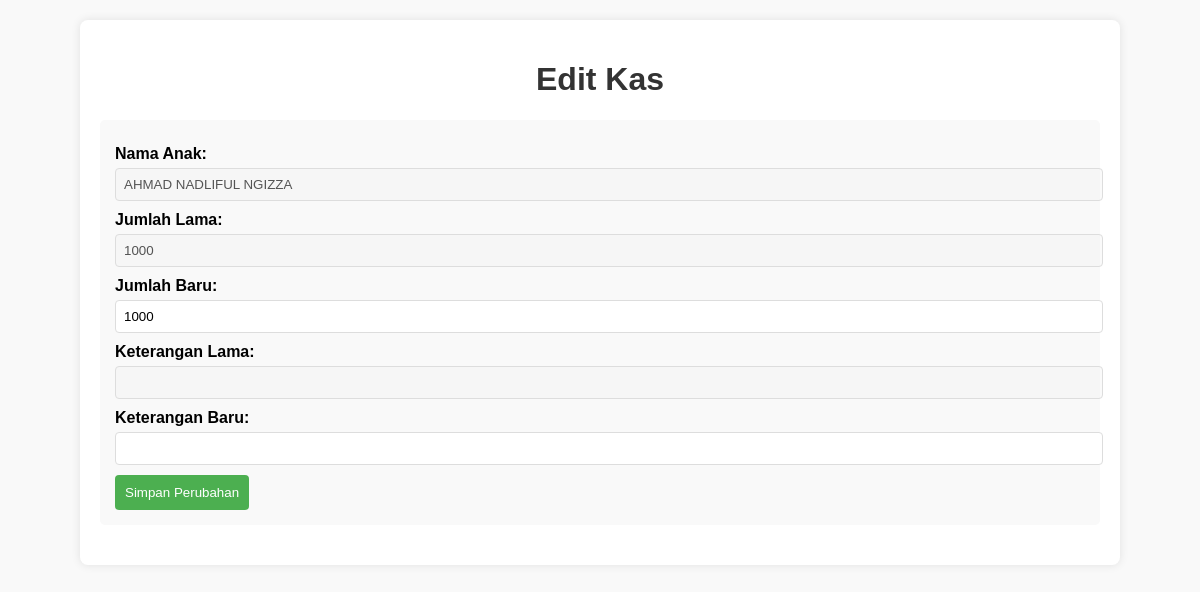
The app's page /edit.php?id=50 with its own data.
### tables this page shows
CREATE TABLE `kas` (
  `id` int(11) NOT NULL,
  `nama` varchar(100) NOT NULL,
  `jumlah` int(11) NOT NULL,
  `tanggal` datetime DEFAULT current_timestamp(),
  `anak_id` int(11) DEFAULT NULL,
  `keterangan` varchar(255) DEFAULT NULL
);

CREATE TABLE `anak` (
  `id` int(11) NOT NULL,
  `nama` varchar(100) NOT NULL,
  `sudah_bayar` tinyint(1) DEFAULT 0,
  `tanggal_bayar` date DEFAULT NULL,
  `tanggal_daftar` datetime DEFAULT current_timestamp()
);

### edit.php (the view, shortened to what this page needs)
<?php
include 'koneksi.php';
$id = $_GET['id'];
if ($_SERVER['REQUEST_METHOD'] == 'POST') {
    $jumlah_baru = $_POST['jumlah_baru'];
    $keterangan_baru = $_POST['keterangan_baru'];
    if (empty($jumlah_baru)) {
        echo "<script>alert('Jumlah tidak boleh kosong!'); window.history.back();</script>";
    } else {
        $stmt = $conn->prepare("UPDATE kas SET jumlah = ?, keterangan = ? WHERE id = ?");
        $stmt->bind_param("isi", $jumlah_baru, $keterangan_baru, $id);
        if ($stmt->execute()) {
            echo "<script>alert('Data kas berhasil diubah!'); window.location='index.php';</script>";
        } else {
            echo "<script>alert('Gagal mengubah data: " . $conn->error . "'); window.history.back();</script>";
        }
        $stmt->close();
    }
} else {
    $check_kolom_keterangan = $conn->query("SHOW COLUMNS FROM kas LIKE 'keterangan'");
    $kolom_keterangan_exists = $check_kolom_keterangan->num_rows > 0;
    if($kolom_keterangan_exists) {
        $query = "SELECT k.jumlah, k.keterangan, a.nama FROM kas k JOIN anak a ON k.anak_id = a.id WHERE k.id = ?";
    } else {
        $query = "SELECT k.jumlah, k.nama as keterangan, a.nama FROM kas k JOIN anak a ON k.anak_id = a.id WHERE k.id = ?";
    }
    $stmt = $conn->prepare($query);
    $stmt->bind_param("i", $id);
    $stmt->execute();
    $result = $stmt->get_result();
    if ($result && $row = $result->fetch_assoc()) {
        $jumlah_lama = $row['jumlah'];
        $keterangan_lama = $row['keterangan'];
        $nama_anak = $row['nama'];
    } else {
        echo "<script>alert('Data tidak ditemukan: " . $conn->error . "'); window.location='index.php';</script>";
        exit;
    }
}
?>
<!DOCTYPE html>
<html lang="id">
<head>
    <link rel="stylesheet" href="assets/style.css?v=1.1">
</head>
<body>
<div class="container">
    <h1>Edit Kas</h1>
    <form action="edit.php?id=<?= $id; ?>" method="POST" class="form">
        <label>Nama Anak:</label>
        <input type="text" value="<?= htmlspecialchars($nama_anak); ?>" disabled>
        <label>Jumlah Lama:</label>
        <input type="text" value="<?= htmlspecialchars($jumlah_lama); ?>" disabled>
        <label>Jumlah Baru:</label>
        <input type="number" name="jumlah_baru" value="<?= htmlspecialchars($jumlah_lama); ?>" required>
        <label>Keterangan Lama:</label>
        <input type="text" value="<?= htmlspecialchars($keterangan_lama); ?>" disabled>
        <label>Keterangan Baru:</label>
        <input type="text" name="keterangan_baru" value="<?= htmlspecialchars($keterangan_lama); ?>">
        <button type="submit" class="btn-submit">Simpan Perubahan</button>
    </form>
</div>
</body>
</html>

### assets/style.css (style rules this page uses)
body { font-family: Arial, sans-serif; background-color: #f9f9f9; margin: 0; padding: 20px; }
.container { max-width: 1000px; background: white; padding: 20px; margin: 0 auto; border-radius: 8px; box-shadow: 0 0 10px rgba(0,0,0,0.1); }
h1, h2 { color: #333; text-align: center; }
form { margin-bottom: 20px; background-color: #f9f9f9; padding: 15px; border-radius: 5px; }
label { display: block; margin-top: 10px; font-weight: bold; }
input, select { width: 100%; padding: 8px; margin-top: 5px; border: 1px solid #ddd; border-radius: 4px; }
.btn-submit { background-color: #4CAF50; color: white; border: none; padding: 10px; margin-top: 10px; border-radius: 4px; cursor: pointer; }

### records on screen
kas: anak.nama "AHMAD NADLIFUL NGIZZA", jumlah "1000", jumlah_baru "1000"
